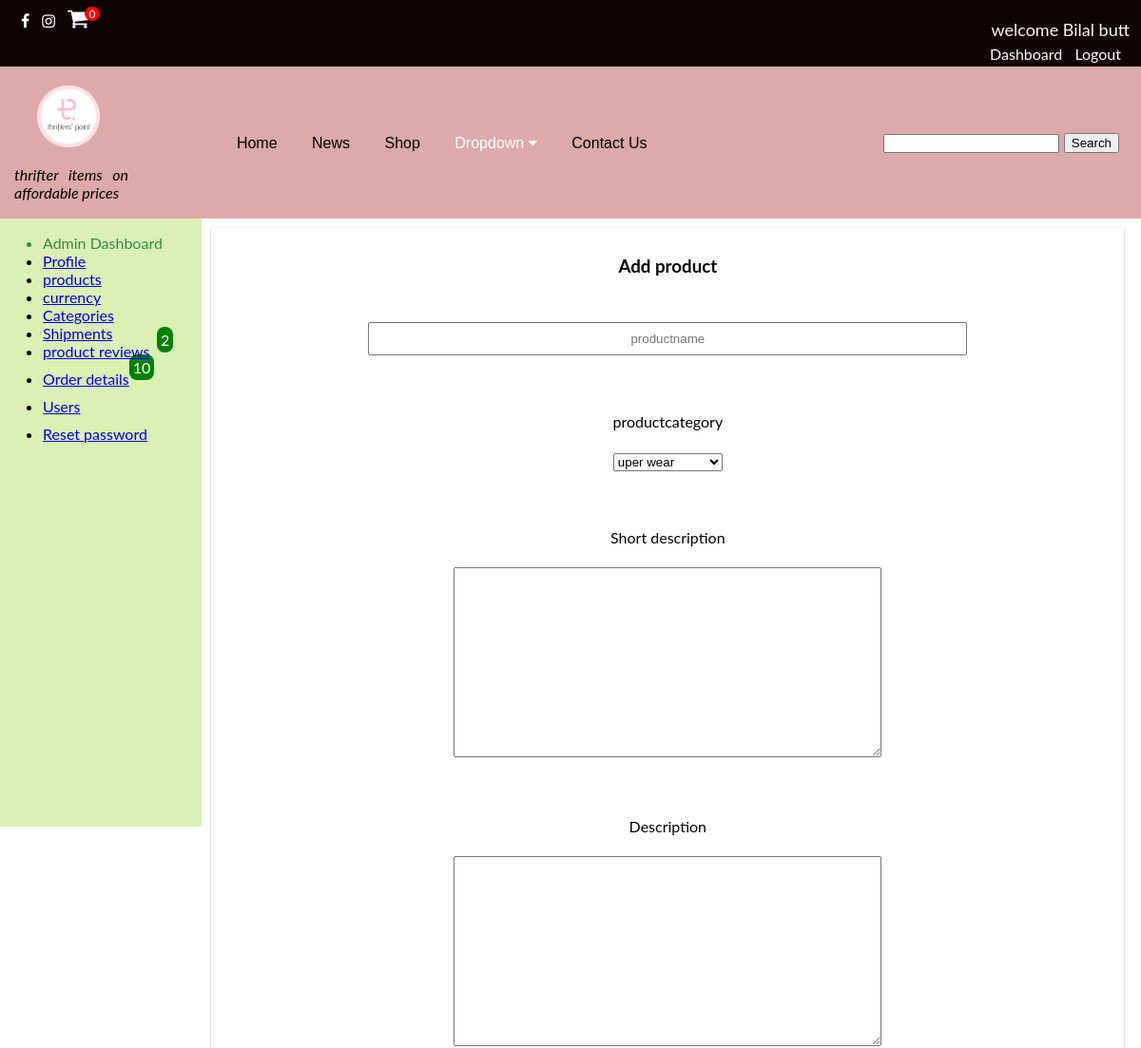
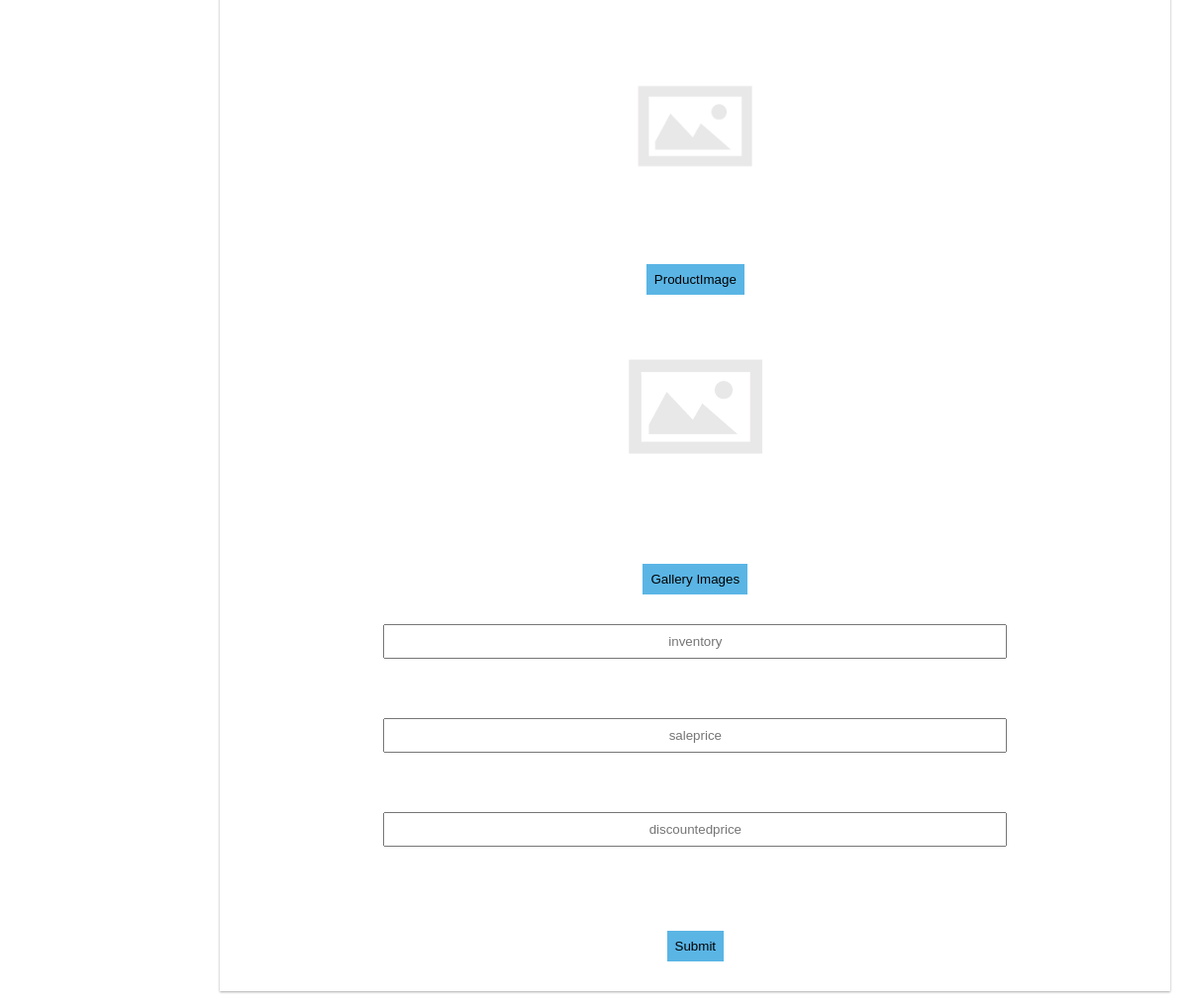
Screenshot of /admin/forms/addproduct.php (signed in) with the database file from the repository (2 pictures, top to bottom).
### tables this page shows
CREATE TABLE `site_info` (
  `id` int(11) NOT NULL,
  `sitelogo` varchar(255) NOT NULL DEFAULT 'sitelogo.png',
  `tagline` varchar(255) NOT NULL DEFAULT 'saifi logos'
);

### admin/forms/addproduct.php (the view, shortened to what this page needs)
<?php require_once(dirname(dirname(dirname(__FILE__))) . '/Database/database.php'); ?>
<!DOCTYPE html>
<html lang="en">
<head>
    <link rel="stylesheet" href="https://cdnjs.cloudflare.com/ajax/libs/font-awesome/4.7.0/css/font-awesome.min.css">
    <link rel="stylesheet" href="../../css/style.css">
    <link rel="stylesheet" href="../admin.css">
    <link rel="stylesheet" href="https://unpkg.com/purecss@2.0.6/build/pure-min.css">
</head>
<body>
    <div class="topbar">
        <?php require_once(dirname(dirname(dirname(__FILE__))) . '/inc/topbar.php'); ?>
    </div>
    <div class="header">
        <header>
            <?php require_once(dirname(dirname(dirname(__FILE__))) . '/inc/header.php'); ?>
        </header>
    </div>
    <div class="rows">
        <div class="adminsidenav">
            <?php require '../admindashboard.php'; ?>
        </div>
        <div class="adminmain">
            <form action="" method="post" enctype="multipart/form-data">
                <h3 style=text-align="center">Add product</h3>
                <div class=form-group>
                    <input class="prdouctaddinput" type="text" name="productname" placeholder="productname">
                </div>
                <div class="form-group">
                    <label class="productaddlab" for="productcat">productcategory</label></br>
                    <select id="productcat" name="productcat">
                        <?php
                        $q = "SELECT * FROM product_cat";
                        $result = mysqli_query($conn, $q);
                        while ($categories = mysqli_fetch_array($result)) {
                            $categoriesresult = $categories['category'];
                            echo "<option value='$categoriesresult'>$categoriesresult</option>";
                        }
                        ?>
                    </select>
                </div>
                <div class="form-group">
                    <label class="productaddlab" for="shortdesc">Short description</label></br>
                    <textarea name="productshortdesc" style="white-space:pre-wrap;" cols="50" rows="10"></textarea>
                </div>
                <div class="form-group">
                    <label class="productaddlab" for="longdesc">Description</label></br>
                    <textarea name="productdesc" style="white-space:pre-wrap;" cols="50" rows="10"></textarea>
                </div>
                <div class="image">
                    <img id="blah" class="productimage" src="../../images/avatar.png" /></br>
                </div>
                <input type="button" id="loadFileXml" class="addbutton" value="ProductImage"
                    onclick="document.getElementById('imgInp').click();" />
                <div id="preview">
                    <img id="blahh" src="../../images/avatar.png"></br>
                    <input type="button" id="loadFileimage" class="addbutton" value="Gallery Images"
                        onclick="document.getElementById('image').click();" />
                    <div class=form-group>
                        <input class="prdouctaddinput" type="text" name="inventory" placeholder="inventory">
                    </div>
                    <div class=form-group>
                        <input class="prdouctaddinput" type="text" name="saleprice" placeholder="saleprice">
                    </div>
                    <div class=form-group>
                        <input class="prdouctaddinput" type="text" name="discountprice" placeholder="discountedprice">
                    </div>
                    <div class=form-group>
                        <button class="addbutton" type=submit name="submit">Submit</button>
                    </div>
            </form>
        </div>
</body>
</html>

### inc/header.php (shortened to what this page needs)
<?php
require_once(dirname(dirname(__FILE__)) . '/Database/database.php');
?>
<div class="headercontaianer">
<div class="collapsemenu" >
<div class="sitelogo">
<?php $actual_link = 'http://'.$_SERVER['HTTP_HOST'].$_SERVER['PHP_SELF'];?>
<?php
$q = "SELECT * from site_info";
$result = mysqli_query($conn, $q) or die(mysqli_error($conn));
$results=mysqli_fetch_array($result);
if($actual_link != "http://localhost/webapp/admin/forms/addproduct.php"
  && $actual_link != "http://localhost/webapp/admin/forms/allproducts.php"
  && $actual_link != "http://localhost/webapp/admin/forms/editproduct.php"
  && $actual_link != "http://localhost/webapp/admin/forms/productimggallery.php"
  && $actual_link != "http://localhost/webapp/admin/forms/addgalleryimages.php"
  && $actual_link != "http://localhost/webapp/admin/forms/addnewcat.php"
  && $actual_link != "http://localhost/webapp/admin/forms/editcategory.php"
  && $actual_link != "http://localhost/webapp/admin/forms/reviews.php"
  && $actual_link != "http://localhost/webapp/admin/forms/customerorddet.php"
  && $actual_link != "http://localhost/webapp/admin/forms/customerbilldet.php"
  && $actual_link != "http://localhost/webapp/admin/forms/users.php"
  && $actual_link != "http://localhost/webapp/admin/forms/edituser.php"
  && $actual_link != "http://localhost/webapp/admin/forms/currency.php"
  && $actual_link != "http://localhost/webapp/admin/forms/siteinfo.php"
  && $actual_link != "http://localhost/webapp/admin/forms/allproductedit.php"
  && $actual_link != "http://localhost/webapp/admin/forms/shipment.php"
  && $actual_link != "http://localhost/webapp/admin/forms/adminprofile.php"
  && $actual_link != "http://localhost/webapp/admin/forms/retypepassword.php"){
echo '<a href="http://localhost/webapp/pages/home.php" ><img  class="logoimage" src="../images/'.$results['sitelogo'].'"></a>';
  echo '<p style=display:block;margin-left:15px;font-style:italic;width:120px;> '.$results['tagline'].' </p>';
}else{
  echo '<a href="http://localhost/webapp/pages/home.php" ><img  class="logoimage" src="../../images/'.$results['sitelogo'].'"></a>';
  echo '<p style=margin-left:15px;font-style:italic;width:120px> '.$results['tagline'].' </p>';
}
?>
</div>
<div class="navbar">
<a href="http://localhost/webapp/pages/home.php">Home</a>
<a href="http://localhost/webapp/pages/news.php">News</a>
<a href="http://localhost/webapp/pages/shop.php">Shop</a>
  <div class="dropdown">
    <button class="dropbtn">Dropdown
      <i class="fa fa-caret-down"></i>
    </button>
   </div>
   <a href="http://localhost/webapp/pages/contactus.php">Contact Us</a>
<div class="searchbar">
<form action="<?php echo 'http://localhost/webapp/pages/search.php' ?>" method="GET">
    <input style= height:20px type="text" name="search" required >
    <button  type="Submit" name="searchsubmit">Search</button>
</form>
</div>
</div>

### css/style.css (style rules this page uses)
body { width:100%; text-align: justify; display: block; padding: 0; margin: 0; }
h1,h2,h3,h4 { text-align: center; padding-top: 10px; }
.header { height: 160px; background-color: rgba(221, 167, 167, 0.977); }
img.logoimage { width: 80px; margin-left: 25px; padding-top: 20px; padding-left: 14px; }
.searchbar { display: inline; margin-top: 32px; margin-right: 23px; float: right; }
body { font-family: "Lato", sans-serif; transition: background-color .5s; }
* { box-sizing: border-box; }
div.rows { display: inline-flex; width: 100%; }
.navbar { overflow: hidden; display: block; text-align: center; margin-top: -120px; font-family: Arial, Helvetica, sans-serif; }
.navbar a { font-size: 16px; display: inline-flex; color: rgb(0, 0, 0); text-align: center; padding: 14px 16px; margin-top: 15px; text-decoration: none; }
.dropdown { text-align: center; display: inline-flex; margin-top: 20px; }
.dropdown .dropbtn { font-size: 16px; border: none; outline: none; color: white; padding: 14px 16px; background-color: inherit; font: inherit; margin: 0; cursor: pointer; }
.form-group { display: block; padding: 15px; }
textarea { width: 450px; height:200px; }
.topbar { background-color: #100303; margin-top: -12px; }

### admin/admin.css (style rules this page uses)
.adminsidenav { display: block; background: rgb(219, 240, 179); height:40rem; }
div.rows { display: inline-flex; width: 100%; }
.adminmain { background-color: rgb(255, 255, 255); width:80%; margin-top:10px; margin-left: 10px; margin-bottom: 10px; display: block; text-align: center; box-shadow: rgba(0, 0, 0, 0.12) 0px 1px 3px, rgba(0, 0, 0, 0.24) 0px 1px 2px; }
.form-group { display: block; width: 100%; text-align: center; padding: 30px; }
.prdouctaddinput { display: block; text-align: center; width: 70%; margin-left: 15%; height: 35px; }
label.productaddlab { display: block; margin-bottom: 3px; }
img#blah { display: block; margin-left: auto; margin-right: auto; width: 20%; }
.addbutton { padding: 8px; cursor: pointer; background: #5ab5e5; border:none; outline: none; margin-top: 25px; }

### rows the page displays
site_info: sitelogo (picture), tagline "thrifter items on affordable prices"

### other values shown
$countcart "0"
$_SESSION['username'] "Bilal butt"
$countreview "2"
$countorders "10"
form field productcat "uper wear"
